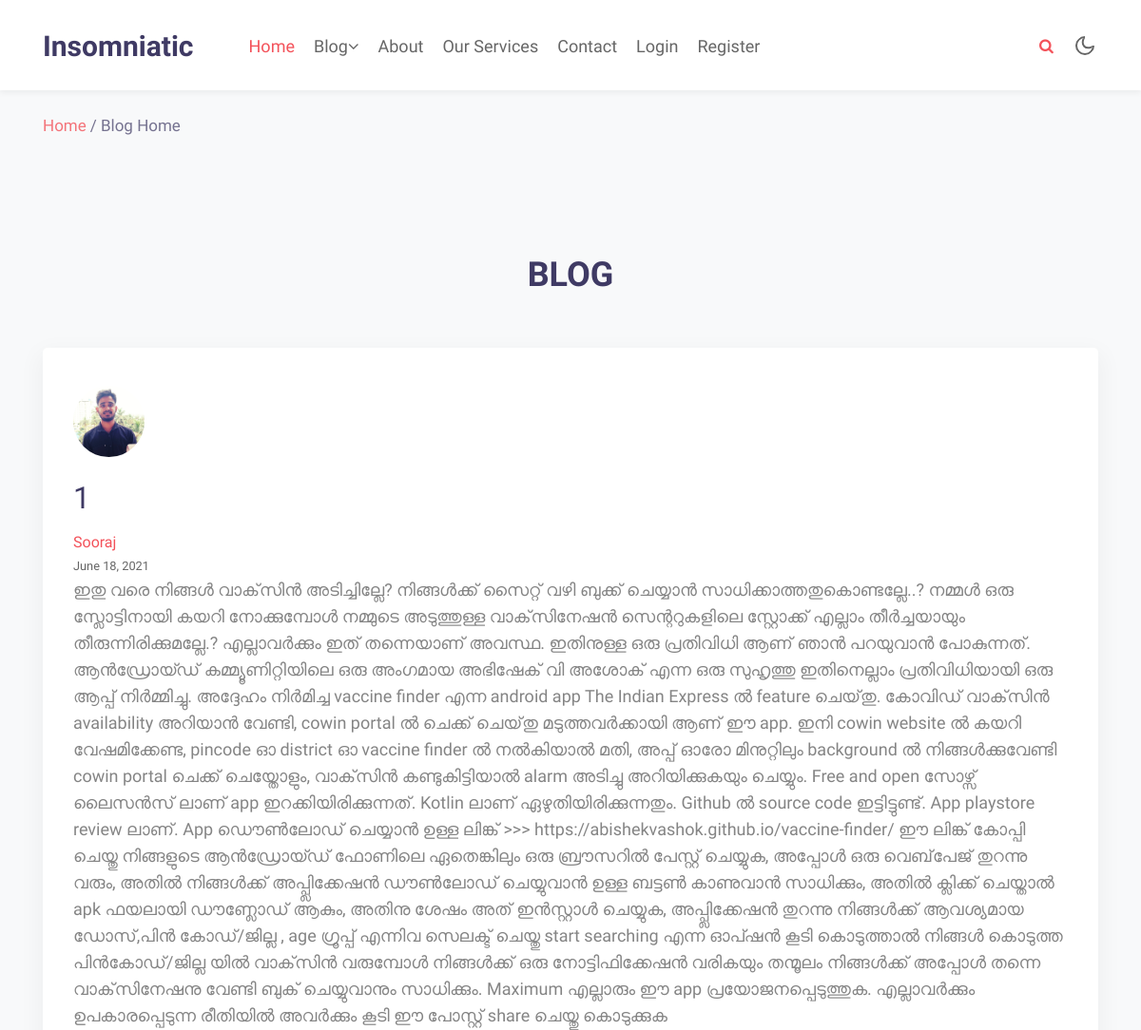
Page /blog/ (upper part) on the earlier database version.
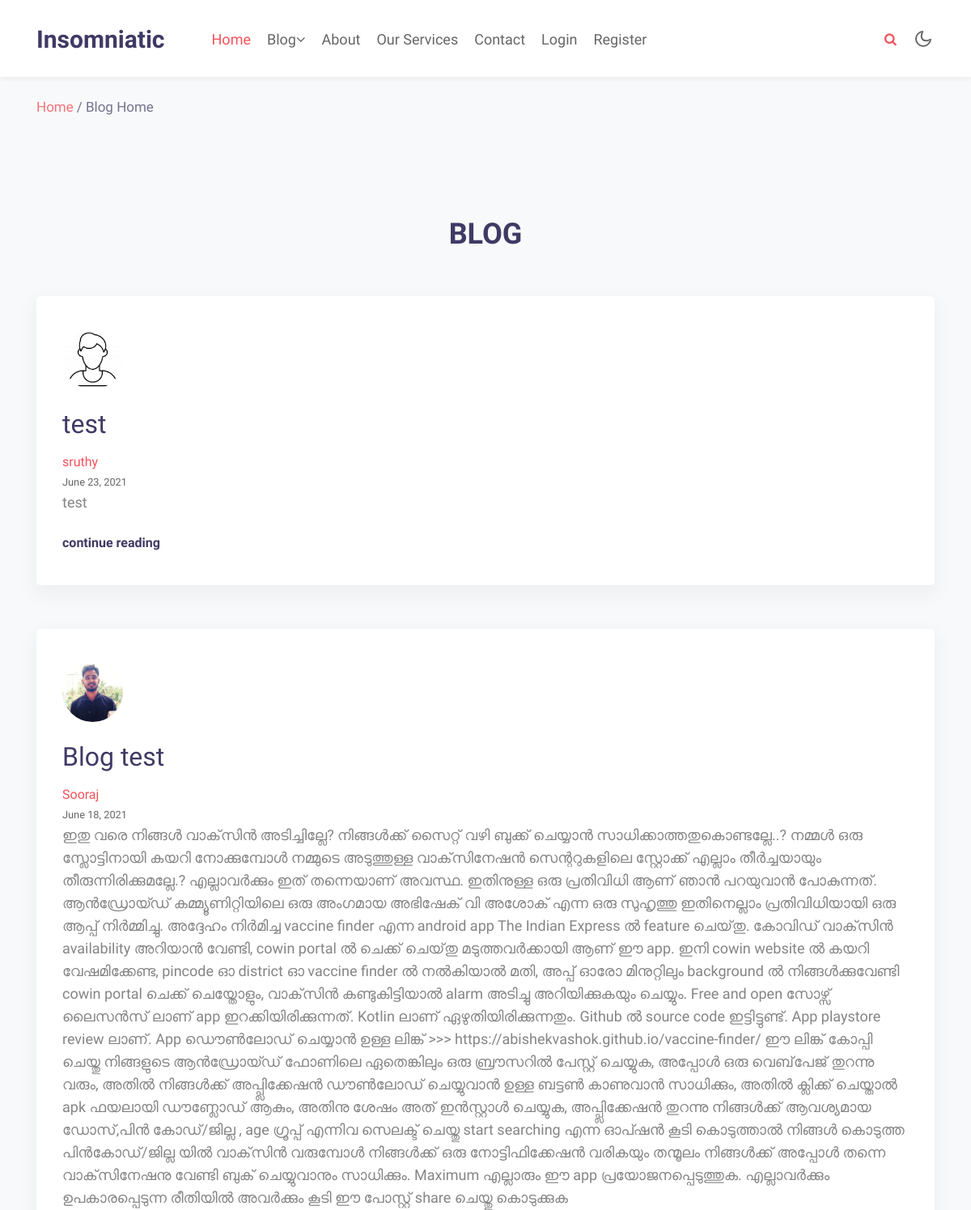
Same page on the later database version.
### blog/models.py (models this page shows, shortened)
class Post(models.Model):
    post_title = models.CharField(max_length=100)
    content = models.TextField()
    content_1 = models.TextField(null=True)
    date_posted = models.DateField(default=timezone.now)
    author = models.ForeignKey(User, on_delete=models.CASCADE)
    Related_to = (
        ('Technology/IT', 'Technology/IT'),
        ('Technology/Electronics', 'Technology/Electronics'),
        ('Technology/Space', 'Technology/Space'),
        ('Technology/Others', 'Technology/Others'),
        ('Technology/Apps-Softwares', 'Technology/Apps-Softwares')
    )
    type = models.CharField(max_length=25, choices=Related_to, default='Technology/Others')
    likes = models.ManyToManyField(User, related_name='blog_posts')

### users/models.py (models this page shows, shortened)
class Profile(models.Model):
    user = models.OneToOneField(User, on_delete=models.CASCADE)
    image = models.ImageField(default='default.jpg', upload_to='profile_pics')

### blog/views.py (the view)
# urls.py: path('', PostListView.as_view(),name='blog-home'),
class PostListView(ListView):
    model = Post
    template_name = 'blog/blog.html'  # <app>/<model>_<viewtype>.html
    context_object_name = 'posts'
    extra_context = {'title': 'Blog Home'}
    ordering = ['-date_posted']
    paginate_by = 2

### blog/templates/blog/blog.html (shortened to what this page needs)
{% extends 'basic/base.html' %}
{% load static %}
{% block content %}
<section class="w3l-services-block-3 py-5" id="services">
    <div class="features-main py-lg-5 py-md-3">
        <div class="container">
            <div class="header-section text-center mx-auto">
                <h3 class="title-big">BLOG</h3>
            </div>
            {% for post in posts %}
            <div class="row features mt-lg-4">
               <div class="col-lg-12 col-md-6 feature-grid">
                    <a href="{% url 'post-detail' post.id %}">
                        <div class="feature-body service2">
                            <div class="feature-img">
                                <img width="75" height="75" class="rounded-circle article-img" src="{{ post.author.profile.image.url }}">
                            </div>
                            <div class="feature-info mt-4">
                                <h2 class="feature-titel mb-3"> {{post.post_title}} </h2>
                                <a href="{% url 'user-posts' post.author.username %}" >{{ post.author.first_name }}</a> <br>
                                <small>{{ post.date_posted|date:"F d, Y" }}</small>
                                <p class="feature-text">{{post.content}}
                                </p>
                                <a href="{% url 'post-detail' post.id %}" class="read mt-4 d-block">continue reading</a>
                            </div>
                        </div>
                    </a>
                </div>
            </div>
            {% endfor %}
        </div>
    </div>
</section>
{% endblock content %}

Differences in the rows shown:
added Post: author.profile.image (placeholder picture), post_title "test", author.first_name "sruthy", date_posted "June 23, 2021", content "test"
changed Post "Sooraj": post_title "1" → "Blog test"
